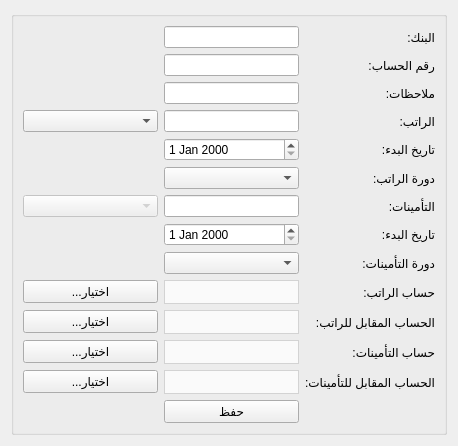
          <widget class="QWidget" name="page_4">
           <property name="geometry">
            <rect>
             <x>0</x>
             <y>0</y>
             <width>458</width>
             <height>415</height>
            </rect>
           </property>
           <attribute name="label">
            <string>المعلومات المالية</string>
           </attribute>
           <layout class="QGridLayout" name="gridLayout_8">
            <item row="0" column="0">
             <widget class="QGroupBox" name="bank_info_groupbox">
              <property name="layoutDirection">
               <enum>Qt::LeftToRight</enum>
              </property>
              <property name="title">
               <string/>
              </property>
              <layout class="QGridLayout" name="gridLayout_40">
               <item row="0" column="0">
                <spacer name="horizontalSpacer_4">
                 <property name="orientation">
                  <enum>Qt::Horizontal</enum>
                 </property>
                 <property name="sizeHint" stdset="0">
                  <size>
                   <width>40</width>
                   <height>20</height>
                  </size>
                 </property>
                </spacer>
               </item>
               <item row="0" column="1">
                <widget class="QLineEdit" name="employee_bank_input"/>
               </item>
               <item row="0" column="2">
                <widget class="QLabel" name="bank_label">
                 <property name="text">
                  <string>البنك:</string>
                 </property>
                </widget>
               </item>
               <item row="1" column="1">
                <widget class="QLineEdit" name="employee_bank_account_number_input"/>
               </item>
               <item row="1" column="2">
                <widget class="QLabel" name="account_number_label">
                 <property name="text">
                  <string>رقم الحساب:</string>
                 </property>
                </widget>
               </item>
               <item row="2" column="0">
                <spacer name="horizontalSpacer_3">
                 <property name="orientation">
                  <enum>Qt::Horizontal</enum>
                 </property>
                 <property name="sizeHint" stdset="0">
                  <size>
                   <width>40</width>
                   <height>20</height>
                  </size>
                 </property>
                </spacer>
               </item>
               <item row="2" column="1">
                <widget class="QLineEdit" name="employee_bank_notes_input"/>
               </item>
               <item row="2" column="2">
                <widget class="QLabel" name="notes_label">
                 <property name="text">
                  <string>ملاحظات:</string>
                 </property>
                </widget>
               </item>
               <item row="3" column="0">
                <widget class="QComboBox" name="employee_salary_currency_combobox"/>
               </item>
               <item row="3" column="1">
                <widget class="QLineEdit" name="employee_salary_input"/>
               </item>
               <item row="3" column="2">
                <widget class="QLabel" name="salary_label">
                 <property name="layoutDirection">
                  <enum>Qt::LeftToRight</enum>
                 </property>
                 <property name="text">
                  <string>الراتب:</string>
                 </property>
                </widget>
               </item>
               <item row="4" column="1">
                <widget class="QDateEdit" name="employee_salary_start_date_input"/>
               </item>
               <item row="4" column="2">
                <widget class="QLabel" name="insurance_label_7">
                 <property name="text">
                  <string>تاريخ البدء:</string>
                 </property>
                </widget>
               </item>
               <item row="5" column="1">
                <widget class="QComboBox" name="employee_salary_cycle_combobox"/>
               </item>
               <item row="5" column="2">
                <widget class="QLabel" name="salary_label_3">
                 <property name="text">
                  <string>دورة الراتب:</string>
                 </property>
                </widget>
               </item>
               <item row="6" column="0">
                <widget class="QComboBox" name="employee_insurance_currency_combobox">
                 <property name="enabled">
                  <bool>false</bool>
                 </property>
                </widget>
               </item>
               <item row="6" column="1">
                <widget class="QLineEdit" name="employee_insurance_input"/>
               </item>
               <item row="6" column="2">
                <widget class="QLabel" name="insurance_label">
                 <property name="text">
                  <string>التأمينات:</string>
                 </property>
                </widget>
               </item>
               <item row="7" column="1">
                <widget class="QDateEdit" name="employee_insurance_start_date_input"/>
               </item>
               <item row="7" column="2">
                <widget class="QLabel" name="insurance_label_6">
                 <property name="text">
                  <string>تاريخ البدء:</string>
                 </property>
                </widget>
               </item>
               <item row="8" column="1">
                <widget class="QComboBox" name="employee_insurance_cycle_combobox"/>
               </item>
               <item row="8" column="2">
                <widget class="QLabel" name="salary_label_2">
                 <property name="text">
                  <string>دورة التأمينات:</string>
                 </property>
                </widget>
               </item>
               <item row="9" column="0">
                <widget class="QPushButton" name="select_employee_salary_account_btn">
                 <property name="text">
                  <string>...اختيار</string>
                 </property>
                </widget>
               </item>
               <item row="9" column="1">
                <widget class="QComboBox" name="employee_salary_account_combobox">
                 <property name="styleSheet">
                  <string notr="true">QComboBox {
        background-color: #fafafa;
        border: 1px solid lightgrey;		
		height: 22px;
		color: black;
    }
    QComboBox::drop-down {
        border: none;
    }</string>
                 </property>
                </widget>
               </item>
               <item row="9" column="2">
                <widget class="QLabel" name="insurance_label_2">
                 <property name="text">
                  <string>حساب الراتب:</string>
                 </property>
                </widget>
               </item>
               <item row="10" column="0">
                <widget class="QPushButton" name="select_employee_salary_opposite_account_btn">
                 <property name="text">
                  <string>...اختيار</string>
                 </property>
                </widget>
               </item>
               <item row="10" column="1">
                <widget class="QComboBox" name="employee_salary_opposite_account_combobox">
                 <property name="styleSheet">
                  <string notr="true">QComboBox {
        background-color: #fafafa;
        border: 1px solid lightgrey;		
		height: 22px;
		color: black;
    }
    QComboBox::drop-down {
        border: none;
    }</string>
                 </property>
                </widget>
               </item>
               <item row="10" column="2">
                <widget class="QLabel" name="insurance_label_3">
                 <property name="text">
                  <string>الحساب المقابل للراتب:</string>
                 </property>
                </widget>
               </item>
               <item row="11" column="0">
                <widget class="QPushButton" name="select_employee_insurance_account_btn">
                 <property name="text">
                  <string>...اختيار</string>
                 </property>
                </widget>
               </item>
               <item row="11" column="1">
                <widget class="QComboBox" name="employee_insurance_account_combobox">
                 <property name="styleSheet">
                  <string notr="true">QComboBox {
        background-color: #fafafa;
        border: 1px solid lightgrey;		
		height: 22px;
		color: black;
    }
    QComboBox::drop-down {
        border: none;
    }</string>
                 </property>
                </widget>
               </item>
               <item row="11" column="2">
                <widget class="QLabel" name="insurance_label_4">
                 <property name="text">
                  <string>حساب التأمينات:</string>
                 </property>
                </widget>
               </item>
               <item row="12" column="0">
                <widget class="QPushButton" name="select_employee_insurance_opposite_account_btn">
                 <property name="text">
                  <string>...اختيار</string>
                 </property>
                </widget>
               </item>
               <item row="12" column="1">
                <widget class="QComboBox" name="employee_insurance_opposite_account_combobox">
                 <property name="styleSheet">
                  <string notr="true">QComboBox {
        background-color: #fafafa;
        border: 1px solid lightgrey;		
		height: 22px;
		color: black;
    }
    QComboBox::drop-down {
        border: none;
    }</string>
                 </property>
                </widget>
               </item>
               <item row="12" column="2">
                <widget class="QLabel" name="insurance_label_5">
                 <property name="text">
                  <string>الحساب المقابل للتأمينات:</string>
                 </property>
                </widget>
               </item>
               <item row="13" column="1">
                <widget class="QPushButton" name="employee_save_bank_info_btn">
                 <property name="text">
                  <string>حفظ</string>
                 </property>
                </widget>
               </item>
              </layout>
             </widget>
            </item>
           </layout>
          </widget>
